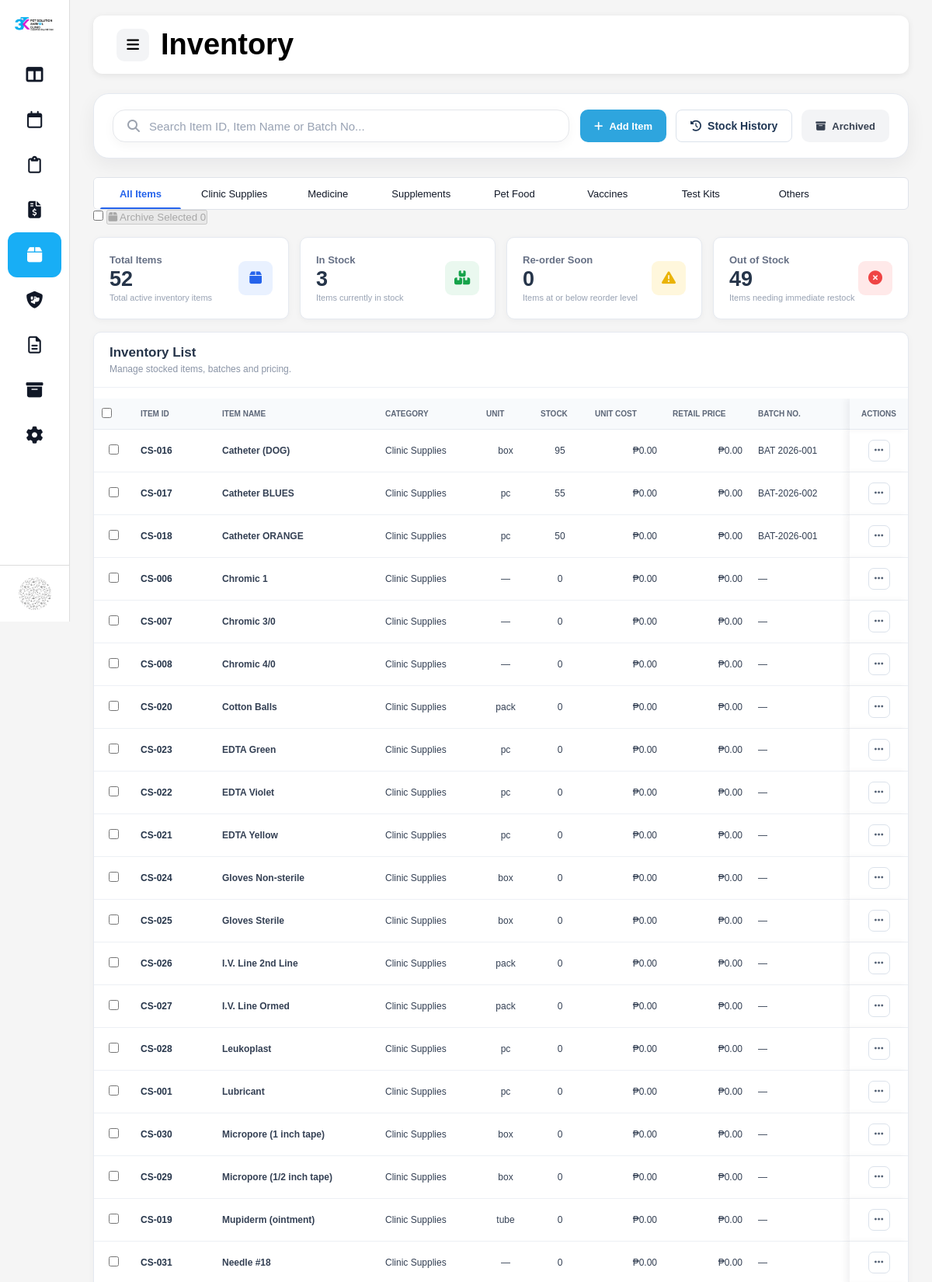
/admin/inventory.php (signed in, upper part), run on the app's committed database.
### tables this page shows
CREATE TABLE `inventory_categories` (
  `category_id` int(11) NOT NULL,
  `category_name` varchar(100) NOT NULL,
  `description` varchar(255) DEFAULT NULL,
  `status` enum('Active','Inactive') NOT NULL DEFAULT 'Active',
  `created_at` timestamp NOT NULL DEFAULT current_timestamp(),
  `updated_at` timestamp NOT NULL DEFAULT current_timestamp() ON UPDATE current_timestamp()
);

CREATE TABLE `inventory_items` (
  `item_id` int(11) NOT NULL,
  `item_code` varchar(30) NOT NULL,
  `item_name` varchar(200) NOT NULL,
  `category_id` int(11) NOT NULL,
  `subcategory_id` int(11) DEFAULT NULL,
  `unit_id` int(11) DEFAULT NULL,
  `supplier_id` int(11) DEFAULT NULL,
  `reorder_level` decimal(12,2) NOT NULL DEFAULT 0.00,
  `unit_cost` decimal(12,2) NOT NULL DEFAULT 0.00,
  `retail_price` decimal(12,2) NOT NULL DEFAULT 0.00,
  `status` enum('Active','Inactive','Archived') NOT NULL DEFAULT 'Active',
  `created_at` timestamp NOT NULL DEFAULT current_timestamp(),
  `updated_at` timestamp NOT NULL DEFAULT current_timestamp() ON UPDATE current_timestamp(),
  `archived_at` timestamp NULL DEFAULT NULL,
  `archive_reason` varchar(255) DEFAULT NULL
);

CREATE TABLE `inventory_units` (
  `unit_id` int(11) NOT NULL,
  `unit_name` varchar(50) NOT NULL,
  `abbreviation` varchar(20) NOT NULL,
  `status` enum('Active','Inactive') NOT NULL DEFAULT 'Active',
  `created_at` timestamp NOT NULL DEFAULT current_timestamp(),
  `updated_at` timestamp NOT NULL DEFAULT current_timestamp() ON UPDATE current_timestamp()
);

### admin/inventory.php (the view, shortened to what this page needs)
<?php
require_once __DIR__ . '/../config/database.php';
$totalItems = 0;
$inStock = 0;
$reorderSoon = 0;
$outOfStock = 0;
$countSql = "
    SELECT
        COUNT(*) AS total_items,
        COALESCE(SUM(CASE WHEN COALESCE(s.total_stock, 0) > 0 THEN 1 ELSE 0 END), 0) AS in_stock,
        COALESCE(SUM(CASE
            WHEN COALESCE(s.total_stock, 0) > 0
             AND COALESCE(s.total_stock, 0) <= i.reorder_level
            THEN 1 ELSE 0 END), 0) AS reorder_soon,
        COALESCE(SUM(CASE WHEN COALESCE(s.total_stock, 0) <= 0 THEN 1 ELSE 0 END), 0) AS out_of_stock
    FROM inventory_items i
    LEFT JOIN (
        SELECT item_id, SUM(quantity) AS total_stock
        FROM inventory_stock
        GROUP BY item_id
    ) s ON s.item_id = i.item_id
    WHERE i.status = 'Active'
";
$countResult = mysqli_query($conn, $countSql);
if ($countResult) {
    $countRow = mysqli_fetch_assoc($countResult);
    $totalItems = (int)($countRow["total_items"] ?? 0);
    $inStock = (int)($countRow["in_stock"] ?? 0);
    $reorderSoon = (int)($countRow["reorder_soon"] ?? 0);
    $outOfStock = (int)($countRow["out_of_stock"] ?? 0);
}
$categories = [];
$categoryResult = mysqli_query(
    $conn,
    "SELECT category_id, category_name
     FROM inventory_categories
     WHERE status = 'Active'
     ORDER BY category_name ASC"
);
if ($categoryResult) {
    while ($row = mysqli_fetch_assoc($categoryResult)) {
        $categories[] = $row;
    }
}
$inventoryRows = [];
$listSql = "
    SELECT
        i.item_id,
        i.category_id,
        i.item_code,
        i.item_name,
        i.reorder_level,
        i.unit_cost,
        i.retail_price,
        i.status,
        c.category_name,
        u.unit_name,
        u.abbreviation,
        s.supplier_name,
        COALESCE(st.total_stock, 0) AS total_stock,
        st.nearest_expiry,
        (
            SELECT st2.batch_number
            FROM inventory_stock st2
            WHERE st2.item_id = i.item_id
              AND st2.quantity > 0
            ORDER BY
                CASE WHEN st2.expiration_date IS NULL THEN 1 ELSE 0 END ASC,
                st2.expiration_date ASC,
                st2.stock_id ASC
            LIMIT 1
        ) AS current_batch,
        (
            SELECT st3.expiration_date
            FROM inventory_stock st3
            WHERE st3.item_id = i.item_id
              AND st3.quantity > 0
            ORDER BY
                CASE WHEN st3.expiration_date IS NULL THEN 1 ELSE 0 END ASC,
                st3.expiration_date ASC,
                st3.stock_id ASC
            LIMIT 1
        ) AS current_expiry
    FROM inventory_items i
    INNER JOIN inventory_categories c
        ON c.category_id = i.category_id
    LEFT JOIN inventory_units u
        ON u.unit_id = i.unit_id
    LEFT JOIN inventory_suppliers s
        ON s.supplier_id = i.supplier_id
    LEFT JOIN (
        SELECT
            item_id,
            SUM(quantity) AS total_stock,
            MIN(
                CASE
                    WHEN quantity > 0 AND expiration_date IS NOT NULL
                    THEN expiration_date
                    ELSE NULL
                END
            ) AS nearest_expiry
        FROM inventory_stock
        GROUP BY item_id
    ) st ON st.item_id = i.item_id
    WHERE i.status = 'Active'
    ORDER BY c.category_name ASC, i.item_name ASC
";
$listResult = mysqli_query($conn, $listSql);
if ($listResult) {
    while ($row = mysqli_fetch_assoc($listResult)) {
        $inventoryRows[] = $row;
    }
}
?>
<!DOCTYPE html>
<html lang="en">
<head>
    <link rel="stylesheet" href="../assets/css/layout.css">
    <link rel="stylesheet" href="../assets/css/inventory.css">
    <link rel="stylesheet" href="../assets/css/appointments.css">
    <link
        rel="stylesheet"
        href="https://cdnjs.cloudflare.com/ajax/libs/font-awesome/6.5.0/css/all.min.css"
    >
</head>
<body>
<div class="container">
    <?php include 'partials/sidebar.php'; ?>
    <main class="content" id="mainContent">
        <?php
        include "partials/topbar.php";
        ?>
        <div class="page-content">
            <div class="inventory-content">
                <div class="toolbar-card">
                    <div class="toolbar-left">
                        <div class="search-box">
                            <i class="fa-solid fa-magnifying-glass"></i>
                            <input
                                type="text"
                                id="inventorySearch"
                                placeholder="Search Item ID, Item Name or Batch No..."
                                autocomplete="off"
                            >
                        </div>
                    </div>
                    <div class="toolbar-right">
                        <button class="add-btn" type="button" id="addInventoryItemBtn">
                            <i class="fa-solid fa-plus"></i>
                            Add Item
                        </button>
                        <button class="history-btn" type="button" id="stockHistoryBtn">
                            <i class="fa-solid fa-clock-rotate-left"></i>
                            Stock History
                        </button >
                        <button class="archive-btn" type="button" id="archiveInventoryBtn">
                            <i class="fa-solid fa-box-archive"></i>
                            Archived
                        </button>
                    </div>
                </div>
                <div class="inventory-category-tabs" id="inventoryCategoryTabs" role="tablist" aria-label="Inventory categories">
                    <button type="button" class="inventory-category-tab active" data-category="" role="tab" aria-selected="true">All Items</button>
                    <?php $preferredCategoryOrder = ['Clinic Supplies', 'Medicine', 'Supplements', 'Pet Food', 'Vaccines', 'Test Kits', 'Others']; ?>
                    <?php foreach ($preferredCategoryOrder as $preferredName): ?>
                        <?php foreach ($categories as $category): ?>
                            <?php if (strcasecmp($category['category_name'], $preferredName) === 0): ?>
                                <button type="button" class="inventory-category-tab" data-category="<?= (int)$category['category_id'] ?>" role="tab" aria-selected="false">
                                    <?= htmlspecialchars($category['category_name']) ?>
                                </button>
                            <?php break; endif; ?>
                        <?php endforeach; ?>
                    <?php endforeach; ?>
                </div>
                <div class="inventory-bulk-actions">
                    <label class="inventory-select-all">
                        <input
                             type="checkbox"
                             id="selectAllInventory"
                    </label>
                    <button
                        type="button"
                        class="inventory-multi-archive-btn"
                        id="archiveSelectedInventoryBtn"
                        disabled
                    >
                        <i class="fa-solid fa-box archive"></i>
                        Archive Selected
                        <span id="selectedInventoryCount">0</span>
                    </button>
                </div>
                <div class="inventory-summary">
                    <div class="inventory-stat-card">
                        <div class="inventory-stat-info">
                            <span>Total Items</span>
                            <strong><?= $totalItems ?></strong>
                            <small>Total active inventory items</small>
                        </div>
                        <div class="inventory-stat-icon total">
                            <i class="fa-solid fa-box"></i>
                        </div>
                    </div>
                    <div class="inventory-stat-card">
                        <div class="inventory-stat-info">
                            <span>In Stock</span>
                            <strong><?= $inStock ?></strong>
                            <small>Items currently in stock</small>
                        </div>
                        <div class="inventory-stat-icon stock">
                            <i class="fa-solid fa-boxes-stacked"></i>
                        </div>
                    </div>
                    <div class="inventory-stat-card">
                        <div class="inventory-stat-info">
                            <span>Re-order Soon</span>
                            <strong><?= $reorderSoon ?></strong>
                            <small>Items at or below reorder level</small>
                        </div>
                        <div class="inventory-stat-icon reorder">
                            <i class="fa-solid fa-triangle-exclamation"></i>
                        </div>
                    </div>
                    <div class="inventory-stat-card">
                        <div class="inventory-stat-info">
                            <span>Out of Stock</span>
                            <strong><?= $outOfStock ?></strong>
                            <small>Items needing immediate restock</small>
                        </div>
                        <div class="inventory-stat-icon out">
                            <i class="fa-solid fa-circle-xmark"></i>
                        </div>
                    </div>
                </div>
                <div class="inventory-list-card">
                    <div class="section-header">
                        <div>
                            <h3>Inventory List</h3>
                            <p>Manage stocked items, batches and pricing.</p>
                        </div>
                    </div>
                    <div class="table-wrapper">
                        <table class="inventory-table">
                            <thead>
                                <tr>
                                    <th class="inventory-checkbox-column">
                                        <input
                                            type="checkbox"
                                            id="tableSelectAllInventory"
                                            aria-label="Select all inventory items"
                                    </th>
                                    <th>ITEM ID</th>
                                    <th>ITEM NAME</th>
                                    <th>CATEGORY</th>
                                    <th>UNIT</th>
                                    <th>STOCK</th>
                                    <th>UNIT COST</th>
                                    <th>RETAIL PRICE</th>
                                    <th>BATCH NO.</th>
                                    <th>EXPIRY DATE</th>
                                    <th>ACTIONS</th>
                                </tr>
                            </thead>
                            <tbody id="inventoryTableBody">
                            <?php if (empty($inventoryRows)): ?>
                                <tr>
                                    <td colspan="12">
                                        <div class="inventory-empty">
                                            <i class="fa-solid fa-box-open"></i>
                                            <h4>No Inventory Items</h4>
                                            <p>Add your first inventory item to begin managing stock.</p>
                                            <button type="button" class="empty-add-btn" id="emptyAddInventoryBtn">
                                                <i class="fa-solid fa-plus"></i>
                                                Add Item
                                            </button>
                                        </div>
                                    </td>
                                </tr>
                            <?php else: ?>
<?php foreach ($inventoryRows as $item): ?>
                                    <?php $searchText = strtolower($item["item_code"] . " " . $item["item_name"] . " " . $item["category_name"]); ?>
                                    <tr class="inventory-row" data-search="<?= htmlspecialchars($searchText) ?>" data-category="<?= (int)$item["category_id"] ?>">
                                        <td class="inventory-checkbox-column">
                                            <input
                                                type="checkbox"
                                                class="inventory-select"
                                                value="<?= (int)$item["item_id"] ?>"
                                            >
                                        </td>
                                        <td>
                                            <span class="inventory-item-code">
                                                <?= htmlspecialchars($item["item_code"]) ?>
                                            </span>
                                        </td>
                                        <td><strong><?= htmlspecialchars($item["item_name"]) ?></strong></td>
                                        <td><?= htmlspecialchars($item["category_name"]) ?></td>
                                        <td><?= htmlspecialchars($item["abbreviation"] ?: ($item["unit_name"] ?? "—")) ?></td>
                                        <td><?= number_format((float)$item["total_stock"], 0) ?></td>
                                        <td>₱<?= number_format((float)$item["unit_cost"], 2) ?></td>
                                        <td>₱<?= number_format((float)$item["retail_price"], 2) ?></td>
                                        <td><?= !empty($item["current_batch"]) ? htmlspecialchars($item["current_batch"]) : "—" ?></td>
                                        <td>
                                        </td>
                                        <td>
                                            <button type="button" class="inventory-more-btn" data-id="<?= (int)$item["item_id"] ?>" aria-expanded="false" aria-label="Inventory actions"><i class="fa-solid fa-ellipsis"></i></button>
                                        </td>
                                    </tr>
                                <?php endforeach; ?>
                            <?php endif; ?>
                            </tbody>
                        </table>
                    </div>
                </div>
            </div>
        </div>
    </main>
</div>
</body>
</html>

### data on the page
inventory_categories: category_name "Clinic Supplies"
inventory_categories: category_name "Medicine"
inventory_categories: category_name "Supplements"
inventory_categories: category_name "Pet Food"
inventory_categories: category_name "Vaccines"
inventory_categories: category_name "Test Kits"
inventory_categories: category_name "Others"
inventory_items: item_code "CS-016", item_name "Catheter (DOG)", category.category_name "Clinic Supplies", unit.abbreviation "box", total_stock "95", unit_cost "0.00", retail_price "0.00", current_batch "BAT 2026-001"
inventory_items: item_code "CS-017", item_name "Catheter BLUES", category.category_name "Clinic Supplies", unit.abbreviation "pc", total_stock "55", unit_cost "0.00", retail_price "0.00", current_batch "BAT-2026-002"
inventory_items: item_code "CS-018", item_name "Catheter ORANGE", category.category_name "Clinic Supplies", unit.abbreviation "pc", total_stock "50", unit_cost "0.00", retail_price "0.00", current_batch "BAT-2026-001"
inventory_items: item_code "CS-006", item_name "Chromic 1", category.category_name "Clinic Supplies", unit_name "—", total_stock "0", unit_cost "0.00", retail_price "0.00"
inventory_items: item_code "CS-007", item_name "Chromic 3/0", category.category_name "Clinic Supplies", unit_name "—", total_stock "0", unit_cost "0.00", retail_price "0.00"
inventory_items: item_code "CS-008", item_name "Chromic 4/0", category.category_name "Clinic Supplies", unit_name "—", total_stock "0", unit_cost "0.00", retail_price "0.00"
inventory_items: item_code "CS-020", item_name "Cotton Balls", category.category_name "Clinic Supplies", unit.abbreviation "pack", total_stock "0", unit_cost "0.00", retail_price "0.00"
inventory_items: item_code "CS-023", item_name "EDTA Green", category.category_name "Clinic Supplies", unit.abbreviation "pc", total_stock "0", unit_cost "0.00", retail_price "0.00"
inventory_items: item_code "CS-022", item_name "EDTA Violet", category.category_name "Clinic Supplies", unit.abbreviation "pc", total_stock "0", unit_cost "0.00", retail_price "0.00"
inventory_items: item_code "CS-021", item_name "EDTA Yellow", category.category_name "Clinic Supplies", unit.abbreviation "pc", total_stock "0", unit_cost "0.00", retail_price "0.00"
inventory_items: item_code "CS-024", item_name "Gloves Non-sterile", category.category_name "Clinic Supplies", unit.abbreviation "box", total_stock "0", unit_cost "0.00", retail_price "0.00"
inventory_items: item_code "CS-025", item_name "Gloves Sterile", category.category_name "Clinic Supplies", unit.abbreviation "box", total_stock "0", unit_cost "0.00", retail_price "0.00"
inventory_items: item_code "CS-026", item_name "I.V. Line 2nd Line", category.category_name "Clinic Supplies", unit.abbreviation "pack", total_stock "0", unit_cost "0.00", retail_price "0.00"
inventory_items: item_code "CS-027", item_name "I.V. Line Ormed", category.category_name "Clinic Supplies", unit.abbreviation "pack", total_stock "0", unit_cost "0.00", retail_price "0.00"
inventory_items: item_code "CS-028", item_name "Leukoplast", category.category_name "Clinic Supplies", unit.abbreviation "pc", total_stock "0", unit_cost "0.00", retail_price "0.00"
inventory_items: item_code "CS-001", item_name "Lubricant", category.category_name "Clinic Supplies", unit.abbreviation "pc", total_stock "0", unit_cost "0.00", retail_price "0.00"
inventory_items: item_code "CS-030", item_name "Micropore (1 inch tape)", category.category_name "Clinic Supplies", unit.abbreviation "box", total_stock "0", unit_cost "0.00", retail_price "0.00"
inventory_items: item_code "CS-029", item_name "Micropore (1/2 inch tape)", category.category_name "Clinic Supplies", unit.abbreviation "box", total_stock "0", unit_cost "0.00", retail_price "0.00"
inventory_items: item_code "CS-019", item_name "Mupiderm (ointment)", category.category_name "Clinic Supplies", unit.abbreviation "tube", total_stock "0", unit_cost "0.00", retail_price "0.00"
inventory_items: item_code "CS-031", item_name "Needle #18", category.category_name "Clinic Supplies", unit_name "—", total_stock "0", unit_cost "0.00", retail_price "0.00"

### other printed values
$pageTitle "Inventory"
$totalItems "52"
$inStock "3"
$reorderSoon "0"
$outOfStock "49"
